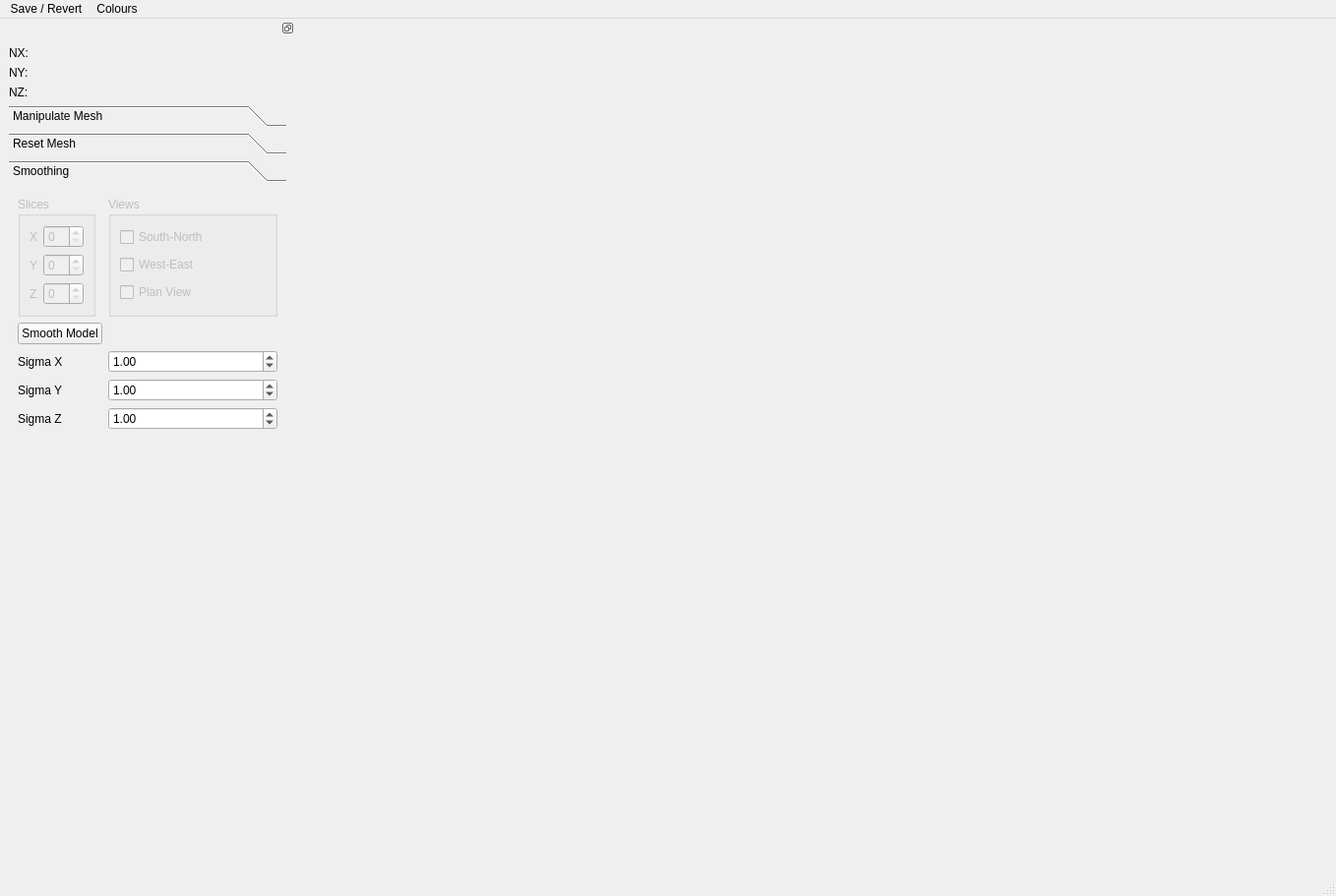
<?xml version="1.0" encoding="UTF-8"?>
<ui version="4.0">
 <class>MainWindow</class>
 <widget class="QMainWindow" name="MainWindow">
  <property name="geometry">
   <rect>
    <x>0</x>
    <y>0</y>
    <width>1358</width>
    <height>911</height>
   </rect>
  </property>
  <property name="sizePolicy">
   <sizepolicy hsizetype="Preferred" vsizetype="Preferred">
    <horstretch>0</horstretch>
    <verstretch>0</verstretch>
   </sizepolicy>
  </property>
  <property name="windowTitle">
   <string>Mesh Designer</string>
  </property>
  <widget class="QWidget" name="mplwindow">
   <property name="sizePolicy">
    <sizepolicy hsizetype="Maximum" vsizetype="Maximum">
     <horstretch>0</horstretch>
     <verstretch>0</verstretch>
    </sizepolicy>
   </property>
   <property name="mouseTracking">
    <bool>true</bool>
   </property>
   <property name="autoFillBackground">
    <bool>true</bool>
   </property>
   <layout class="QGridLayout" name="gridLayout_5">
    <property name="sizeConstraint">
     <enum>QLayout::SetMaximumSize</enum>
    </property>
    <property name="leftMargin">
     <number>4</number>
    </property>
    <property name="horizontalSpacing">
     <number>2</number>
    </property>
    <item row="0" column="0">
     <layout class="QVBoxLayout" name="mplvl">
      <property name="sizeConstraint">
       <enum>QLayout::SetNoConstraint</enum>
      </property>
     </layout>
    </item>
   </layout>
  </widget>
  <widget class="QStatusBar" name="statusbar"/>
  <widget class="QMenuBar" name="menubar">
   <property name="geometry">
    <rect>
     <x>0</x>
     <y>0</y>
     <width>1358</width>
     <height>26</height>
    </rect>
   </property>
   <widget class="QMenu" name="menuWrite_Model">
    <property name="title">
     <string>Save / Revert</string>
    </property>
    <addaction name="writeModel"/>
    <addaction name="saveProgress"/>
    <addaction name="revertProgress"/>
   </widget>
   <widget class="QMenu" name="menuColours">
    <property name="title">
     <string>Colours</string>
    </property>
    <widget class="QMenu" name="menuColour_Map">
     <property name="title">
      <string>Colour Map</string>
     </property>
     <addaction name="actionJet"/>
     <addaction name="actionJet_r"/>
     <addaction name="actionJetplus"/>
     <addaction name="actionJetplus_r"/>
     <addaction name="actionBwr"/>
     <addaction name="actionBwr_r"/>
     <addaction name="actionBgy"/>
     <addaction name="actionBgy_r"/>
    </widget>
    <widget class="QMenu" name="menuMesh_Lines">
     <property name="title">
      <string>Mesh Lines</string>
     </property>
     <addaction name="action_meshBlack"/>
     <addaction name="action_meshWhite"/>
    </widget>
    <addaction name="actionRho_cax"/>
    <addaction name="menuColour_Map"/>
    <addaction name="menuMesh_Lines"/>
   </widget>
   <addaction name="menuWrite_Model"/>
   <addaction name="menuColours"/>
  </widget>
  <widget class="QDockWidget" name="dockWidget">
   <property name="sizePolicy">
    <sizepolicy hsizetype="Preferred" vsizetype="Preferred">
     <horstretch>0</horstretch>
     <verstretch>0</verstretch>
    </sizepolicy>
   </property>
   <property name="minimumSize">
    <size>
     <width>300</width>
     <height>500</height>
    </size>
   </property>
   <property name="maximumSize">
    <size>
     <width>300</width>
     <height>524287</height>
    </size>
   </property>
   <property name="features">
    <set>QDockWidget::DockWidgetFloatable|QDockWidget::DockWidgetMovable</set>
   </property>
   <attribute name="dockWidgetArea">
    <number>1</number>
   </attribute>
   <widget class="QWidget" name="dockWidgetContents">
    <layout class="QGridLayout" name="gridLayout_3">
     <item row="4" column="0">
      <widget class="QToolBox" name="toolBox">
       <property name="sizePolicy">
        <sizepolicy hsizetype="Minimum" vsizetype="Preferred">
         <horstretch>0</horstretch>
         <verstretch>0</verstretch>
        </sizepolicy>
       </property>
       <property name="currentIndex">
        <number>2</number>
       </property>
       <widget class="QWidget" name="page_3">
        <property name="geometry">
         <rect>
          <x>0</x>
          <y>0</y>
          <width>278</width>
          <height>650</height>
         </rect>
        </property>
        <attribute name="label">
         <string>Manipulate Mesh</string>
        </attribute>
        <layout class="QVBoxLayout" name="verticalLayout_2">
         <item>
          <widget class="QGroupBox" name="groupBox">
           <property name="title">
            <string>XY Padding</string>
           </property>
           <widget class="QCheckBox" name="padTop">
            <property name="geometry">
             <rect>
              <x>124</x>
              <y>125</y>
              <width>47</width>
              <height>20</height>
             </rect>
            </property>
            <property name="sizePolicy">
             <sizepolicy hsizetype="Minimum" vsizetype="Expanding">
              <horstretch>0</horstretch>
              <verstretch>0</verstretch>
             </sizepolicy>
            </property>
            <property name="text">
             <string>Top</string>
            </property>
            <property name="checked">
             <bool>true</bool>
            </property>
           </widget>
           <widget class="QCheckBox" name="padLeft">
            <property name="geometry">
             <rect>
              <x>12</x>
              <y>91</y>
              <width>48</width>
              <height>20</height>
             </rect>
            </property>
            <property name="sizePolicy">
             <sizepolicy hsizetype="Minimum" vsizetype="Expanding">
              <horstretch>0</horstretch>
              <verstretch>0</verstretch>
             </sizepolicy>
            </property>
            <property name="text">
             <string>Left</string>
            </property>
            <property name="checked">
             <bool>true</bool>
            </property>
           </widget>
           <widget class="QCheckBox" name="padRight">
            <property name="geometry">
             <rect>
              <x>124</x>
              <y>91</y>
              <width>56</width>
              <height>20</height>
             </rect>
            </property>
            <property name="sizePolicy">
             <sizepolicy hsizetype="Minimum" vsizetype="Expanding">
              <horstretch>0</horstretch>
              <verstretch>0</verstretch>
             </sizepolicy>
            </property>
            <property name="text">
             <string>Right</string>
            </property>
            <property name="checked">
             <bool>true</bool>
            </property>
           </widget>
           <widget class="QCheckBox" name="padBottom">
            <property name="geometry">
             <rect>
              <x>12</x>
              <y>125</y>
              <width>67</width>
              <height>20</height>
             </rect>
            </property>
            <property name="sizePolicy">
             <sizepolicy hsizetype="Expanding" vsizetype="Fixed">
              <horstretch>0</horstretch>
              <verstretch>0</verstretch>
             </sizepolicy>
            </property>
            <property name="text">
             <string>Bottom</string>
            </property>
            <property name="checked">
             <bool>true</bool>
            </property>
           </widget>
           <widget class="QPushButton" name="addPad">
            <property name="geometry">
             <rect>
              <x>12</x>
              <y>42</y>
              <width>93</width>
              <height>28</height>
             </rect>
            </property>
            <property name="text">
             <string>Add Pad</string>
            </property>
           </widget>
           <widget class="QPushButton" name="removePad">
            <property name="geometry">
             <rect>
              <x>124</x>
              <y>42</y>
              <width>93</width>
              <height>28</height>
             </rect>
            </property>
            <property name="text">
             <string>Remove Pad</string>
            </property>
           </widget>
           <widget class="QLabel" name="label">
            <property name="geometry">
             <rect>
              <x>50</x>
              <y>152</y>
              <width>105</width>
              <height>16</height>
             </rect>
            </property>
            <property name="text">
             <string>Pad Size Multiplier</string>
            </property>
           </widget>
           <widget class="QDoubleSpinBox" name="padMult">
            <property name="geometry">
             <rect>
              <x>80</x>
              <y>175</y>
              <width>54</width>
              <height>22</height>
             </rect>
            </property>
            <property name="minimum">
             <double>0.100000000000000</double>
            </property>
            <property name="singleStep">
             <double>0.100000000000000</double>
            </property>
            <property name="value">
             <double>1.000000000000000</double>
            </property>
           </widget>
           <widget class="QGroupBox" name="groupBox_2">
            <property name="geometry">
             <rect>
              <x>10</x>
              <y>220</y>
              <width>251</width>
              <height>331</height>
             </rect>
            </property>
            <property name="title">
             <string>Z Mesh</string>
            </property>
            <widget class="QPushButton" name="genDepths">
             <property name="geometry">
              <rect>
               <x>120</x>
               <y>130</y>
               <width>111</width>
               <height>31</height>
              </rect>
             </property>
             <property name="text">
              <string>Generate Depths</string>
             </property>
            </widget>
            <widget class="QLabel" name="label_6">
             <property name="geometry">
              <rect>
               <x>126</x>
               <y>28</y>
               <width>121</width>
               <height>16</height>
              </rect>
             </property>
             <property name="sizePolicy">
              <sizepolicy hsizetype="Expanding" vsizetype="Expanding">
               <horstretch>0</horstretch>
               <verstretch>0</verstretch>
              </sizepolicy>
             </property>
             <property name="text">
              <string>First Depth (meters)</string>
             </property>
            </widget>
            <widget class="QLabel" name="label_8">
             <property name="geometry">
              <rect>
               <x>12</x>
               <y>28</y>
               <width>107</width>
               <height>16</height>
              </rect>
             </property>
             <property name="sizePolicy">
              <sizepolicy hsizetype="Expanding" vsizetype="Expanding">
               <horstretch>0</horstretch>
               <verstretch>0</verstretch>
              </sizepolicy>
             </property>
             <property name="text">
              <string>Depths per decade</string>
             </property>
            </widget>
            <widget class="QLineEdit" name="maxDepth">
             <property name="geometry">
              <rect>
               <x>120</x>
               <y>100</y>
               <width>111</width>
               <height>22</height>
              </rect>
             </property>
            </widget>
            <widget class="QListWidget" name="zPerDecade">
             <property name="geometry">
              <rect>
               <x>12</x>
               <y>50</y>
               <width>91</width>
               <height>151</height>
              </rect>
             </property>
             <property name="font">
              <font>
               <pointsize>8</pointsize>
              </font>
             </property>
            </widget>
            <widget class="QLineEdit" name="minDepth">
             <property name="geometry">
              <rect>
               <x>120</x>
               <y>51</y>
               <width>111</width>
               <height>22</height>
              </rect>
             </property>
            </widget>
            <widget class="QLabel" name="label_7">
             <property name="geometry">
              <rect>
               <x>120</x>
               <y>80</y>
               <width>121</width>
               <height>16</height>
              </rect>
             </property>
             <property name="sizePolicy">
              <sizepolicy hsizetype="Expanding" vsizetype="Preferred">
               <horstretch>0</horstretch>
               <verstretch>0</verstretch>
              </sizepolicy>
             </property>
             <property name="text">
              <string>Last Depth (meters)</string>
             </property>
            </widget>
            <widget class="QGroupBox" name="groupBox_3">
             <property name="geometry">
              <rect>
               <x>10</x>
               <y>210</y>
               <width>261</width>
               <height>101</height>
              </rect>
             </property>
             <property name="sizePolicy">
              <sizepolicy hsizetype="Expanding" vsizetype="Expanding">
               <horstretch>0</horstretch>
               <verstretch>0</verstretch>
              </sizepolicy>
             </property>
             <property name="title">
              <string>Messages</string>
             </property>
             <layout class="QGridLayout" name="gridLayout_2">
              <item row="0" column="0">
               <widget class="QLabel" name="messages">
                <property name="text">
                 <string/>
                </property>
                <property name="wordWrap">
                 <bool>true</bool>
                </property>
               </widget>
              </item>
             </layout>
            </widget>
           </widget>
           <widget class="QLabel" name="label_9">
            <property name="geometry">
             <rect>
              <x>10</x>
              <y>560</y>
              <width>131</width>
              <height>16</height>
             </rect>
            </property>
            <property name="text">
             <string>Background Resistivity</string>
            </property>
           </widget>
           <widget class="QLineEdit" name="bgRho">
            <property name="geometry">
             <rect>
              <x>10</x>
              <y>580</y>
              <width>113</width>
              <height>20</height>
             </rect>
            </property>
           </widget>
           <widget class="QPushButton" name="setBackgroundRho">
            <property name="geometry">
             <rect>
              <x>130</x>
              <y>580</y>
              <width>111</width>
              <height>23</height>
             </rect>
            </property>
            <property name="text">
             <string>Set background</string>
            </property>
           </widget>
          </widget>
         </item>
        </layout>
       </widget>
       <widget class="QWidget" name="page_4">
        <property name="geometry">
         <rect>
          <x>0</x>
          <y>0</y>
          <width>278</width>
          <height>650</height>
         </rect>
        </property>
        <attribute name="label">
         <string>Reset Mesh</string>
        </attribute>
        <widget class="QGroupBox" name="meshGen">
         <property name="geometry">
          <rect>
           <x>10</x>
           <y>10</y>
           <width>231</width>
           <height>211</height>
          </rect>
         </property>
         <property name="title">
          <string>Mesh Reset Parameters</string>
         </property>
         <layout class="QGridLayout" name="gridLayout">
          <item row="1" column="0">
           <widget class="QLineEdit" name="minY"/>
          </item>
          <item row="5" column="0" colspan="2">
           <widget class="QPushButton" name="regenMesh_2">
            <property name="text">
             <string>Regenerate Mesh</string>
            </property>
           </widget>
          </item>
          <item row="0" column="1">
           <widget class="QLabel" name="label_2">
            <property name="text">
             <string>Minimum X Cell Size</string>
            </property>
           </widget>
          </item>
          <item row="1" column="1">
           <widget class="QLabel" name="label_3">
            <property name="text">
             <string>Minimum Y Cell Size</string>
            </property>
           </widget>
          </item>
          <item row="0" column="0">
           <widget class="QLineEdit" name="minX"/>
          </item>
          <item row="3" column="0">
           <widget class="QLineEdit" name="maxY">
            <property name="enabled">
             <bool>false</bool>
            </property>
           </widget>
          </item>
          <item row="2" column="0">
           <widget class="QLineEdit" name="maxX">
            <property name="enabled">
             <bool>false</bool>
            </property>
           </widget>
          </item>
          <item row="2" column="1">
           <widget class="QLabel" name="label_4">
            <property name="text">
             <string>Maximum X Cell Size</string>
            </property>
           </widget>
          </item>
          <item row="3" column="1">
           <widget class="QLabel" name="label_5">
            <property name="text">
             <string>Maximum Y Cell Size</string>
            </property>
           </widget>
          </item>
         </layout>
        </widget>
       </widget>
       <widget class="QWidget" name="page_5">
        <property name="geometry">
         <rect>
          <x>0</x>
          <y>0</y>
          <width>278</width>
          <height>650</height>
         </rect>
        </property>
        <attribute name="label">
         <string>Smoothing</string>
        </attribute>
        <layout class="QFormLayout" name="formLayout_2">
         <item row="0" column="0">
          <widget class="QGroupBox" name="groupBox_4">
           <property name="enabled">
            <bool>false</bool>
           </property>
           <property name="title">
            <string>Slices</string>
           </property>
           <layout class="QFormLayout" name="formLayout">
            <item row="0" column="0">
             <widget class="QLabel" name="label_10">
              <property name="text">
               <string>X</string>
              </property>
             </widget>
            </item>
            <item row="1" column="0">
             <widget class="QLabel" name="label_11">
              <property name="text">
               <string>Y</string>
              </property>
             </widget>
            </item>
            <item row="2" column="0">
             <widget class="QLabel" name="label_12">
              <property name="text">
               <string>Z</string>
              </property>
             </widget>
            </item>
            <item row="0" column="1">
             <widget class="QSpinBox" name="xSlice"/>
            </item>
            <item row="1" column="1">
             <widget class="QSpinBox" name="ySlice"/>
            </item>
            <item row="2" column="1">
             <widget class="QSpinBox" name="zSlice"/>
            </item>
           </layout>
          </widget>
         </item>
         <item row="0" column="1">
          <widget class="QGroupBox" name="groupBox_5">
           <property name="enabled">
            <bool>false</bool>
           </property>
           <property name="title">
            <string>Views</string>
           </property>
           <layout class="QGridLayout" name="gridLayout_4">
            <item row="1" column="0">
             <widget class="QCheckBox" name="weSlice">
              <property name="text">
               <string>West-East</string>
              </property>
             </widget>
            </item>
            <item row="2" column="0">
             <widget class="QCheckBox" name="planSlice">
              <property name="text">
               <string>Plan View</string>
              </property>
             </widget>
            </item>
            <item row="0" column="0">
             <widget class="QCheckBox" name="nsSlice">
              <property name="text">
               <string>South-North</string>
              </property>
             </widget>
            </item>
           </layout>
          </widget>
         </item>
         <item row="1" column="0">
          <widget class="QPushButton" name="smoothModel">
           <property name="text">
            <string>Smooth Model</string>
           </property>
          </widget>
         </item>
         <item row="2" column="0">
          <widget class="QLabel" name="label_13">
           <property name="text">
            <string>Sigma X</string>
           </property>
          </widget>
         </item>
         <item row="2" column="1">
          <widget class="QDoubleSpinBox" name="sigmaX">
           <property name="minimum">
            <double>0.100000000000000</double>
           </property>
           <property name="value">
            <double>1.000000000000000</double>
           </property>
          </widget>
         </item>
         <item row="3" column="0">
          <widget class="QLabel" name="label_14">
           <property name="text">
            <string>Sigma Y</string>
           </property>
          </widget>
         </item>
         <item row="3" column="1">
          <widget class="QDoubleSpinBox" name="sigmaY">
           <property name="minimum">
            <double>0.100000000000000</double>
           </property>
           <property name="value">
            <double>1.000000000000000</double>
           </property>
          </widget>
         </item>
         <item row="4" column="0">
          <widget class="QLabel" name="label_15">
           <property name="text">
            <string>Sigma Z</string>
           </property>
          </widget>
         </item>
         <item row="4" column="1">
          <widget class="QDoubleSpinBox" name="sigmaZ">
           <property name="minimum">
            <double>0.100000000000000</double>
           </property>
           <property name="value">
            <double>1.000000000000000</double>
           </property>
          </widget>
         </item>
        </layout>
       </widget>
      </widget>
     </item>
     <item row="1" column="0">
      <widget class="QLabel" name="nxLabel">
       <property name="text">
        <string>NX: </string>
       </property>
      </widget>
     </item>
     <item row="3" column="0">
      <widget class="QLabel" name="nzLabel">
       <property name="text">
        <string>NZ:</string>
       </property>
      </widget>
     </item>
     <item row="2" column="0">
      <widget class="QLabel" name="nyLabel">
       <property name="text">
        <string>NY:</string>
       </property>
      </widget>
     </item>
    </layout>
   </widget>
  </widget>
  <action name="writeModel">
   <property name="text">
    <string>Write Model</string>
   </property>
  </action>
  <action name="regenMesh">
   <property name="text">
    <string>Regenerate mesh</string>
   </property>
  </action>
  <action name="addPads">
   <property name="text">
    <string>Add pads</string>
   </property>
  </action>
  <action name="saveProgress">
   <property name="text">
    <string>Save progress</string>
   </property>
  </action>
  <action name="revertProgress">
   <property name="text">
    <string>Revert Progress</string>
   </property>
  </action>
  <action name="actionRho_cax">
   <property name="text">
    <string>Colour Scale</string>
   </property>
  </action>
  <action name="actionJet">
   <property name="checkable">
    <bool>true</bool>
   </property>
   <property name="text">
    <string>jet</string>
   </property>
  </action>
  <action name="actionJet_r">
   <property name="checkable">
    <bool>true</bool>
   </property>
   <property name="text">
    <string>jet_r</string>
   </property>
  </action>
  <action name="actionJetplus">
   <property name="checkable">
    <bool>true</bool>
   </property>
   <property name="checked">
    <bool>true</bool>
   </property>
   <property name="text">
    <string>jetplus</string>
   </property>
  </action>
  <action name="actionBwr">
   <property name="checkable">
    <bool>true</bool>
   </property>
   <property name="text">
    <string>bwr</string>
   </property>
  </action>
  <action name="actionBwr_r">
   <property name="checkable">
    <bool>true</bool>
   </property>
   <property name="text">
    <string>bwr_r</string>
   </property>
  </action>
  <action name="actionBgy">
   <property name="checkable">
    <bool>true</bool>
   </property>
   <property name="text">
    <string>bgy</string>
   </property>
  </action>
  <action name="actionBgy_r">
   <property name="checkable">
    <bool>true</bool>
   </property>
   <property name="text">
    <string>bgy_r</string>
   </property>
  </action>
  <action name="actionJetplus_r">
   <property name="checkable">
    <bool>true</bool>
   </property>
   <property name="text">
    <string>jetplus_r</string>
   </property>
  </action>
  <action name="action_meshBlack">
   <property name="checkable">
    <bool>true</bool>
   </property>
   <property name="text">
    <string>Black</string>
   </property>
  </action>
  <action name="action_meshWhite">
   <property name="checkable">
    <bool>true</bool>
   </property>
   <property name="checked">
    <bool>true</bool>
   </property>
   <property name="text">
    <string>White</string>
   </property>
  </action>
 </widget>
 <resources/>
 <connections/>
</ui>
